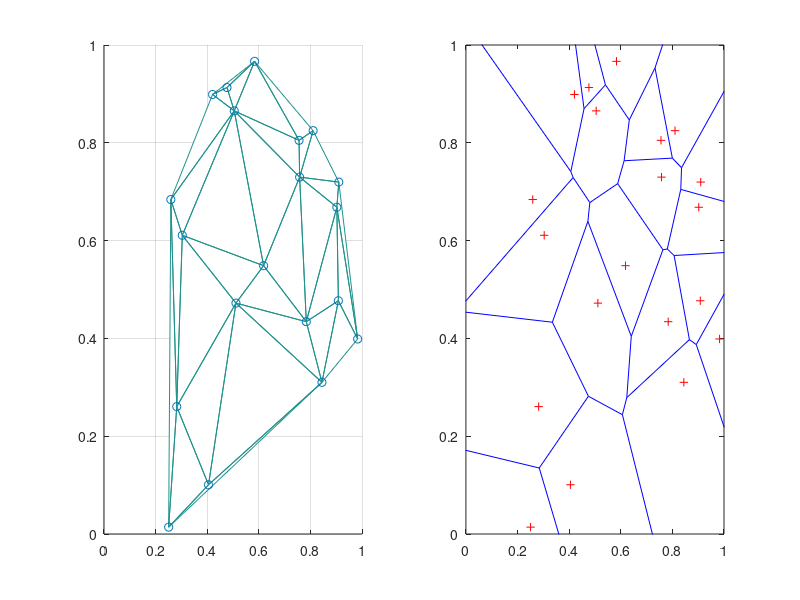

MATLAB code for this plot:
rand('state',0); 
x = rand(1,20); 
y = rand(1,20);
TRI = delaunay(x,y); 
subplot(1,2,1),...
trimesh(TRI,x,y,zeros(size(x))); 
view(2),axis([0 1 0 1]); 
hold on;
plot(x,y,'o'); 
[vx, vy] = voronoi(x,y,TRI);
subplot(1,2,2), plot(x,y,'r+',vx,vy,'b-'),axis([0 1 0 1])
